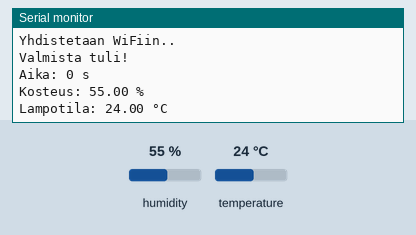
This sketch was run on a simulated Arduino MKR. Shown: the last lines printed to the serial monitor. Inputs (shaded band) come from the test bench; at power-on: humidity 55 %, temperature 24 °C. WiFi joins after 1.5 s; servers stay silent unless stated.

Above: at 2.7 s.
2.8 s: humidity set to 22 %
At 7.3 s:
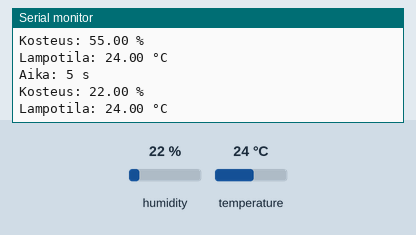
8.6 s: temperature set to 12 °C
At 12.5 s:
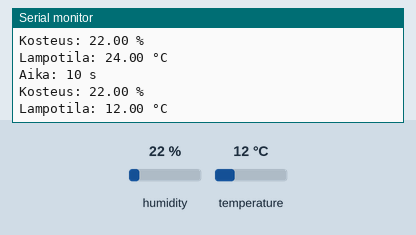
14.4 s: humidity set to 40 %
At 18.9 s:
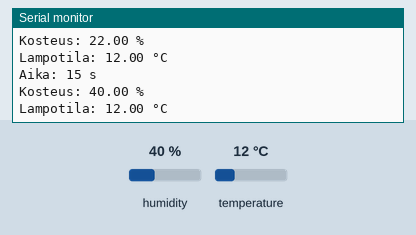
Timing chart, 0 to 20.4 s (numbered marks = the images above; inputs shaded):
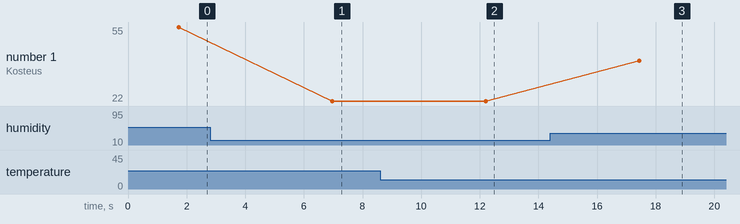

The sketch:

dht_temp_sensor_ifttt.ino
```cpp
/* Tässä on erikseen ladattavat kirjastot:
 * - DHT: https://github.com/adafruit/DHT-sensor-library
 * - Adafruit Unified Sensor: https://github.com/adafruit/Adafruit_Sensor
 */

/*
  | WeMos | DHT | BMP |
  |-------|-----|-----|
  | GND   | DHT | BMP |
  | 3V3   | 3V3 | 3V3 |
  | D1    | -   | D1  |
  | D2    | -   | D2  |
  | D4    | D4  | -   |
 */

#include <DHT.h>
#include <WiFi101.h>

/* Get from: https://ifttt.com/services/maker_webhooks/settings */
#define IFTTT_KEY "IFTTT KEY"
#define IFTTT_EVENT "dht_to_sheet"

#define WIFI_SSID "WIFIN SSID"
#define WIFI_PASSWORD "WIFIN SALASANA"

#define DHTPIN 10
#define DHTTYPE DHT11

DHT dht(DHTPIN, DHTTYPE);
WiFiClient client;

long aloitusAika = 0;

void setup() {
  Serial.begin(9600);

  WiFi.setPins(8, 7, 4, 2); // Adafruit Feather M0 WiFi:ä varten tarvittu "uudelleenjärjestely"
  WiFi.begin(WIFI_SSID, WIFI_PASSWORD);

  dht.begin();

  connect();
  aloitusAika = millis();
}


void loop() {
  float kosteus= dht.readHumidity();
  float lampotila = dht.readTemperature();

  long aika = millis();
  long kulunutAika = (aika - aloitusAika) / 1000;

  if (isnan(kosteus) || isnan(lampotila)) {
    Serial.println();
    Serial.println("Lukeminen DHT anturista epaonnistui!");
  } else {
    sendData(kosteus, lampotila);
    delay(10);
  }

  Serial.println();
  Serial.print("Aika: ");
  Serial.print(kulunutAika);
  Serial.println(" s");
  Serial.print("Kosteus: ");
  Serial.print(kosteus);
  Serial.println(" %");
  Serial.print("Lampotila: ");
  Serial.print(lampotila);
  Serial.println(" °C");
  delay(5000);
}

void sendData(float kosteus, float lampotila) {
  if (client.connect("maker.ifttt.com", 80)) {
    client.print("POST /trigger/");
    client.print(IFTTT_EVENT);
    client.print("/with/key/");
    client.print(IFTTT_KEY);
    client.print("/?value1=");
    client.print(kosteus);
    client.print("&value2=");
    client.print(lampotila);
    client.println(" HTTP/1.1");
    client.println("Host: maker.ifttt.com");
    client.println();
    client.println("");
  }
}

void connect() {
  Serial.print("Yhdistetaan WiFiin.."); // Printataan Serial-yhteyden kautta, että olemme yhdistämisvaiheessa
  while (WiFi.status() != WL_CONNECTED) { // Toistetaan seuraavaa niin pitkään kun WiFi ei ole yhdistetty (kun "status" ei ole "connected")
    Serial.print("."); // Printataan piste, jotta tiedämme ettei ohjelma jäätynyt
    delay(1000); // Odotetaan sekunti (1000 millisekuntia), sitten tarkistetaan yhteys uudestan
  }
  Serial.println(""); // Printataan hieman tyhjiä rivejä, jotta ulostulo olisi siistimpi

  Serial.println("Valmista tuli!"); // Nyt on kaikki yhdistelyt valmiita, printataan vielä varmistus Serialiin
}
```

Measured:
- after the input at 2.8 s, the serial monitor: prints a new line after 4.2 s (image 1)
- after the input at 8.6 s, the serial monitor: prints a new line after 3.6 s (image 2)
- after the input at 14.4 s, the serial monitor: prints a new line after 3.0 s (image 3)
- plotted number 1: 55 → 22 after the input at 2.8 s, 22 → 40 after the input at 14.4 s
